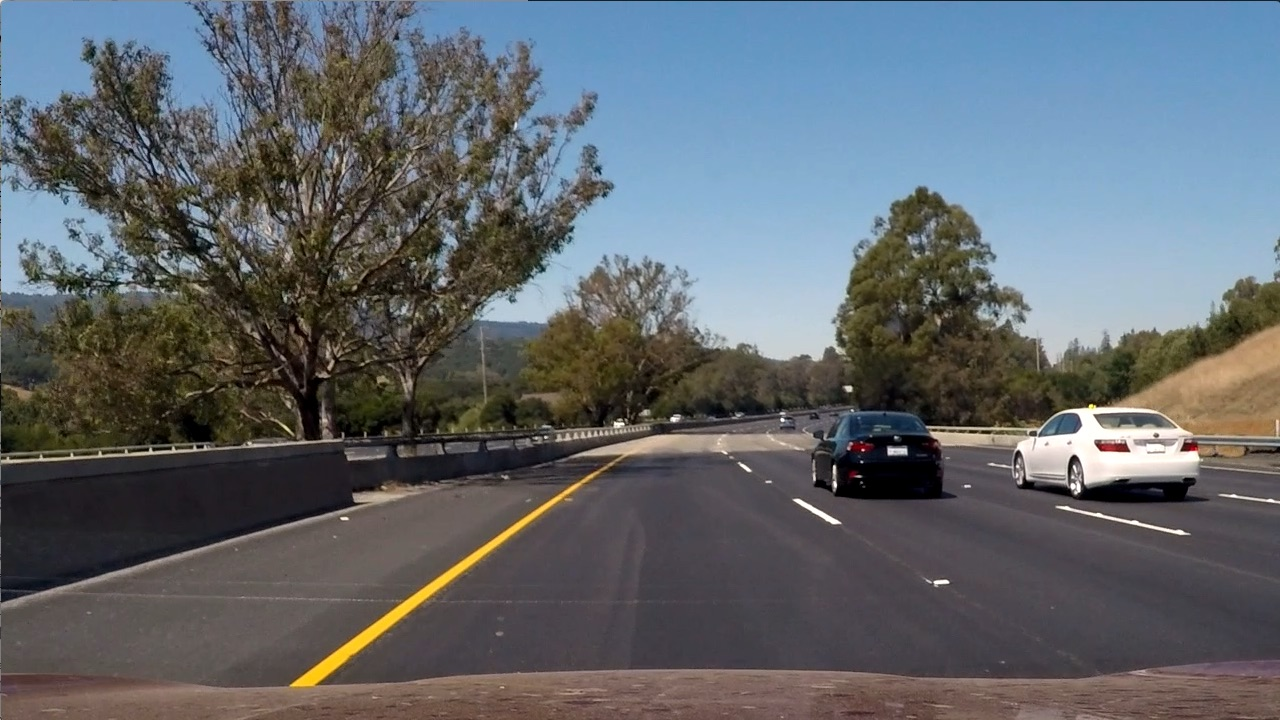
#> input picture test_images/test6.jpg, 1280 x 720 px
$ python main.py
#> lines starting #> are read from the running program, lines starting #| are printed output that depends on the picture; after the words box and inside, x2 and y2 are one past the last pixel; in counts of white or black regions, pixels touching at a corner belong together
### Solution/binary_converter.py

import cv2

class ImageBinaryConverter:
    def __init__(self, debug=False):
        self.debug = debug

    def convert_image_to_binary(self, img):
        img = cv2.cvtColor(img, cv2.COLOR_BGR2GRAY)

        img = cv2.GaussianBlur(img, (3,3), cv2.BORDER_DEFAULT)

        ret, img = cv2.threshold(img, 190, 255, cv2.THRESH_BINARY)

        low_threshold = 5
        high_threshold = 150
        img = cv2.Canny(img, low_threshold, high_threshold)
        if(self.debug):
            cv2.imshow('Binary image', img)

        return img

### Solution/birds_perspective_converter.py
import numpy as np
import cv2
import copy


class BirdsPerspectiveConverter:
    def __init__(self, img,original_img, debug=False):
        self.img = img
        self.original_img = original_img
        self.img_size = (img.shape[1], img.shape[0])
        self.img_height, self.img_width = img.shape[:2]
        self.debug = debug

    def transform_to_birds_perspective(self):
        result = None

        roi = self.generate_roi()

         # Calculate the width and height of the trapezoid
        top_width = np.linalg.norm(np.array(roi[0]) - np.array(roi[1]))
        bottom_width = np.linalg.norm(np.array(roi[2]) - np.array(roi[3]))
        height = np.linalg.norm(np.array(roi[0]) - np.array(roi[2]))

        # # Set new_dim to fit the entire trapezoid
        new_dim = np.float32([[0, 0],
                              [max(top_width, bottom_width), 0],
                              [0, height],
                              [max(top_width, bottom_width), height]])

        M = cv2.getPerspectiveTransform(roi, new_dim)
        result = cv2.warpPerspective(self.img, M, (int(max(top_width, bottom_width)), int(height)), flags=cv2.INTER_LINEAR)

        if(self.debug):
            cv2.imshow('Birds perspective', result)

        return result, roi, new_dim, M


    def generate_roi(self):
        top_left = (int(self.img_width * 0.40), int(self.img_height * 0.66))
        top_right = (int(self.img_width * 0.62), int(self.img_height * 0.66))
        bottom_left = (int(self.img_width * 0.07), int(self.img_height * 0.98))
        bottom_right = (int(self.img_width * 0.97), int(self.img_height * 0.98))

        if(self.debug):
            roi_on_img = copy.deepcopy(self.original_img)
            # roi_on_img = cv2.cvtColor(roi_on_img, cv2.COLOR_GRAY2RGB)
            bottom_left = tuple(map(int, bottom_left))
            bottom_right = tuple(map(int, bottom_right))
            top_left = tuple(map(int, top_left))
            top_right = tuple(map(int, top_right))

            cv2.line(roi_on_img, top_left, top_right, (0, 255, 0), 2)
            cv2.line(roi_on_img, top_right, bottom_right, (0, 255, 0), 2)
            cv2.line(roi_on_img, bottom_right, bottom_left, (0, 255, 0), 2)
            cv2.line(roi_on_img, bottom_left, top_left, (0, 255, 0), 2)

            cv2.imshow('Image with ROI', roi_on_img)


        return np.float32([top_left, top_right, bottom_left, bottom_right])


### Solution/lines_detector.py
import cv2
import numpy as np
import matplotlib.pyplot as plt
import copy

class LineDetector:
    def __init__(self, img, debug=False):
        self.img = img
        self.debug = debug

    def calculate_histogram(self, img):
        histogram = np.sum(img, axis=0)

        return np.argmax(histogram)


    def detect(self):
        img = copy.deepcopy(self.img)
        left_line_indexes = {"x": [], "y": []}
        right_line_indexes = {"x": [], "y": []}

        no_of_windows = 10
        window_height = img.shape[0]//no_of_windows
        window_width = 100
        min_num_of_pixels_for_recentre = 5

        left_window = img[:img.shape[0], :img.shape[1]//2]
        leftx_base = self.calculate_histogram(left_window)
        right_window = img[:img.shape[0], img.shape[1]//2:]
        rightx_base = self.calculate_histogram(right_window) + img.shape[1]//2

        for (base, output) in [(leftx_base, left_line_indexes), (rightx_base, right_line_indexes)]:
            for i in range(no_of_windows):
                window = img.copy()
                # Adjust base if it goes out of bounds
                if base - window_width < 0:
                    base = window_width
                elif base + window_width > img.shape[1]:
                    base = img.shape[1] - window_width

                window_x_border = (base-window_width, base+window_width)
                window = window[window_height*i:window_height*(i+1), window_x_border[0]:window_x_border[1]]
                #use cv2 nonzeros to get all nonzero pixels in window
                nonzero = cv2.findNonZero(window)

                if nonzero is None:
                    nonzerox = []
                else:
                    nonzerox = np.array([x[0][0] for x in nonzero]) + (base - window_width)
                    nonzeroy = np.array([x[0][1] for x in nonzero]) + (window_height * i)
                    output["x"].extend(nonzerox)
                    output["y"].extend(nonzeroy)


                if len(nonzerox) > min_num_of_pixels_for_recentre:
                    base = int(np.mean(nonzerox))

                if self.debug:
                    rectangle = cv2.rectangle(img, (base-window_width, window_height*i), (base+window_width, window_height*(i+1)), (255, 0, 0), 2)
                    cv2.imshow('Rectangle', rectangle)


        poly_left = np.polyfit(left_line_indexes["y"], left_line_indexes["x"], 2)
        poly_right = np.polyfit(right_line_indexes["y"], right_line_indexes["x"], 2)


        return poly_left, poly_right


### Solution/cv_to_human_vision.py
import cv2
import numpy as np
import copy

class CVToHumanVision():
    def __init__(self, roi, new_dim, debug=False):
        self.roi = roi
        self.new_dim = new_dim
        self.debug = debug


    def draw_lines(self, poly_left, poly_right, image):
        # Generate y-values
        img = copy.deepcopy(image)
        y_values = np.linspace(0, img.shape[0] - 1, img.shape[0])

        left_x_values = poly_left[0] * y_values**2 + poly_left[1] * y_values + poly_left[2]
        right_x_values = poly_right[0] * y_values**2 + poly_right[1] * y_values + poly_right[2]

        left_x_values = left_x_values.astype(int)
        right_x_values = right_x_values.astype(int)
        y_values = y_values.astype(int)

        img = cv2.cvtColor(img, cv2.COLOR_GRAY2RGB)

        # Draw the lines on the image
        for i in range(len(y_values) - 1):
            cv2.line(img, (left_x_values[i], y_values[i]), (left_x_values[i + 1], y_values[i + 1]), (255, 0, 0), 20)
            cv2.line(img, (right_x_values[i], y_values[i]), (right_x_values[i + 1], y_values[i + 1]), (0, 0, 255), 20)

        # Display the image
        if self.debug:
            cv2.imshow('Lanes', img)


    def draw_lines_on_original_image(self, img, poly_left, poly_right, original_image, M):
        img = cv2.cvtColor(img, cv2.COLOR_GRAY2RGB)
        y_values = np.linspace(0, img.shape[0] - 1, img.shape[0])

        left_x_values = poly_left[0] * y_values**2 + poly_left[1] * y_values + poly_left[2]
        right_x_values = poly_right[0] * y_values**2 + poly_right[1] * y_values + poly_right[2]

        left_x_values = left_x_values.astype(int)
        right_x_values = right_x_values.astype(int)
        y_values = y_values.astype(int)

        # Create a blank image for the polygon
        polygon_img = np.zeros_like(img)

        left_points = np.array([np.transpose(np.vstack([left_x_values, y_values]))])
        right_points = np.array([np.flipud(np.transpose(np.vstack([right_x_values, y_values])))])

        # Combine the points to form the polygon
        points = np.hstack((left_points, right_points))


        cv2.fillPoly(polygon_img, np.int_([points]), (255, 255, 0))
        cv2.imshow('Polygon', polygon_img)

        # Draw the lines on the polygon image
        for i in range(len(y_values) - 1):
            cv2.line(polygon_img, (left_x_values[i], y_values[i]), (left_x_values[i + 1], y_values[i + 1]), (255, 0, 0), 20)
            cv2.line(polygon_img, (right_x_values[i], y_values[i]), (right_x_values[i + 1], y_values[i + 1]), (0, 0, 255), 20)


        M_inv = cv2.getPerspectiveTransform(self.new_dim, self.roi)

        cv2.imshow("Original Image", original_image)
        warped_polygon = cv2.warpPerspective(polygon_img, M_inv, (original_image.shape[1], original_image.shape[0]))
        cv2.imshow('Warped Polygon', warped_polygon)
        result = cv2.addWeighted(original_image, 1, warped_polygon, 0.3, 0)

        # # # Display the image
        cv2.imshow('Lane Lines', result)
        return result

### Solution/calibration.py
import numpy as np
import cv2
import glob
import os

termination_criteria = (cv2.TERM_CRITERIA_MAX_ITER + cv2.TERM_CRITERIA_EPS, 30, 0.001)


class ChessboardCameraCalibrator:
    def __init__(self, cb_cols, cb_rows, debug=False):
        self.cb_cols = cb_cols
        self.cb_rows = cb_rows
        self.objectPointsArray = []
        self.imgPointsArray = []
        self.debug = debug
        #matrix of zeros 2d (rows x cols) * 3
        self.objp = np.zeros((self.cb_rows*self.cb_cols,3), np.float32)
        #fill the first two columns with the coordinates of the chessboard corners
        self.objp[:,:2] = np.mgrid[0:self.cb_cols,0:self.cb_rows].T.reshape(-1,2)


    # [69 lines left out: functions get_calibration_params, undistort_image, undistort_all_images_in_folder, not called in this run]

### Solution/main.py
import os
import numpy as np
import cv2
from calibration import ChessboardCameraCalibrator
from binary_converter import ImageBinaryConverter
from lines_detector import LineDetector
from cv_to_human_vision import CVToHumanVision
from birds_perspective_converter import BirdsPerspectiveConverter


print("Current working dir:", os.getcwd())
IMAGE_PATH = "../test_images/test6.jpg"
VIDEO_PATH = "../test_videos/project_video01.mp4"
#CALIBRATE = True
CALIBRATE = False
# USE_IMAGE if set to True, will process the image, otherwise it will process the video.
USE_IMAGE= True
USE_IMAGE= False
DEBUG = True

def do(img, calibrate=False):
    calibrator = ChessboardCameraCalibrator(9,6, DEBUG)

    if calibrate:
        #obtain camera matrix(mtx) and distortion coefficients(dist)
        mtx, dist = calibrator.get_calibration_params("../camera_cal/*.jpg")
        np.savez('calibration_data.npz', mtx=mtx, dist=dist)

        calibrator.undistort_all_images_in_folder('calibration_data.npz',
                                    '../camera_cal/',
                                    'output_undistorted_images')

    #original_img = calibrator.undistort_image('calibration_data.npz', img)
    # img = calibrator.undistort_image('calibration_data.npz', img)

    original_img = img.copy()

    binary_converter = ImageBinaryConverter(DEBUG)
    img = binary_converter.convert_image_to_binary(img)

    birds_perspective = BirdsPerspectiveConverter(img,original_img, DEBUG)
    img, roi, new_dim, M = birds_perspective.transform_to_birds_perspective()

    try:
        ld = LineDetector(img, DEBUG)
        poly_left, poly_right =ld.detect()
        converter = CVToHumanVision(roi, new_dim, DEBUG)
        converter.draw_lines(poly_left, poly_right, img)
        result = converter.draw_lines_on_original_image(img, poly_left, poly_right, original_img, M)

    except Exception as e:
        print("Errroror:", e)


if __name__ == '__main__':
    img = cv2.imread(IMAGE_PATH)
#> img is the input picture: shape (720, 1280, 3); mean B, G, R 107.9, 102.6, 97
    if USE_IMAGE:
        do(img, CALIBRATE)
        cv2.waitKey(0)
        cv2.destroyAllWindows()

    else:
        video = cv2.VideoCapture(VIDEO_PATH)
        print("Video path exists:", os.path.exists(VIDEO_PATH))
        print(video.isOpened())

        # Process video frames
        while video.isOpened():
            ret, frame = video.read()
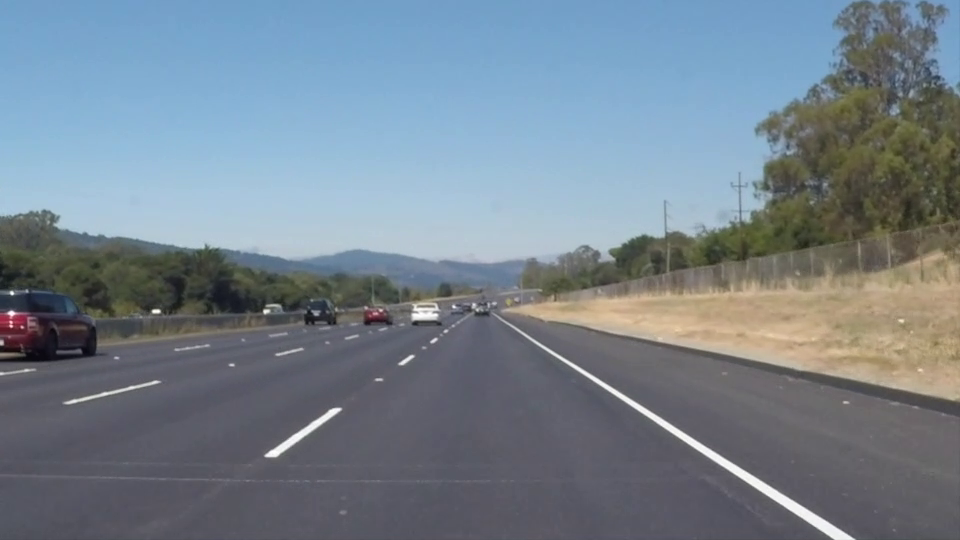
#> input picture frame 22 of test_videos/project_video01.mp4, 960 x 540 px
#> frame is the input picture: shape (540, 960, 3); mean B, G, R 141.9, 130.7, 117.7

            if ret:
                do(frame, CALIBRATE)
#> in convert_image_to_binary, `ret, img = cv2.threshold(img, 190, 255, cv2.THRESH_BINARY)`:
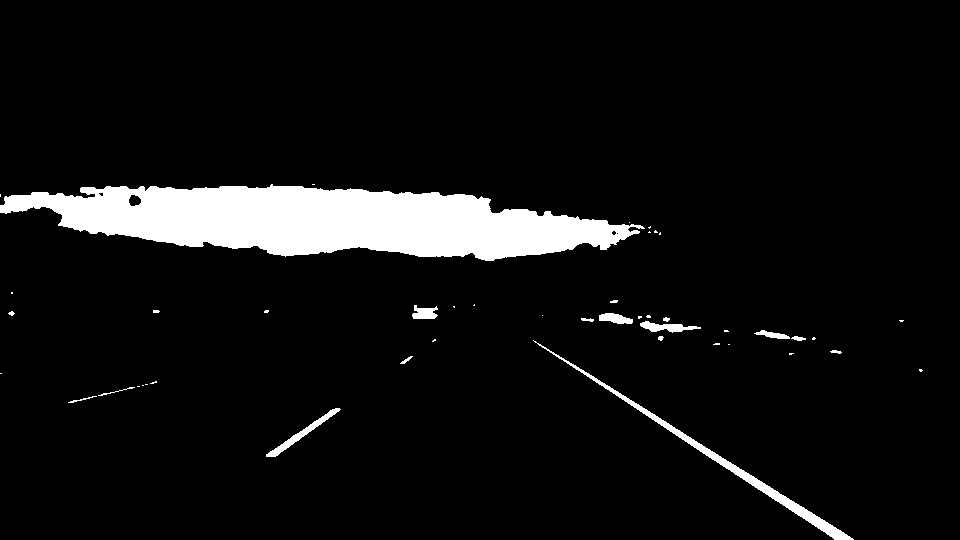
#> img: shape (540, 960); 6.7% white; 45 white regions (28 under 20 px), largest, box (x1, y1, x2, y2) and area: (0, 184, 645, 261) 30453, (533, 340, 854, 540) 2311, (266, 408, 341, 457) 526
#> in convert_image_to_binary, `img = cv2.Canny(img, low_threshold, high_threshold)`: img: shape (540, 960); 0.65% white in thin lines or dots, all inside (x1, y1, x2, y2) = (0, 183, 923, 540)
#> in do, `img, roi, new_dim, M = birds_perspective.transform_to_birds_perspectiv..`: roi = [[384, 356], [595, 356], [67, 529], [931, 529]]; new_dim = [[0, 0], [864, 0], [0, 361.1], [864, 361.1]]; M = [[-0.763, -1.4, 790.5], [2.44e-16, -1.59, 566.8], [0, -0.00333, 1]]
#> in calculate_histogram, `histogram = np.sum(img, axis=0)`: histogram = 432 values, max 14761 at index 112, min 0 at index 0, mean 824
#> in detect, `leftx_base = self.calculate_histogram(left_window)`: leftx_base = 112
#> in detect, `right_window = img[:img.shape[0], img.shape[1]//2:]`:
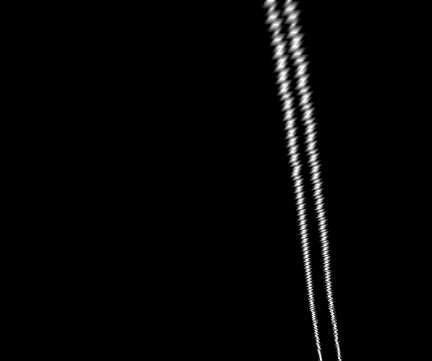
#> right_window: shape (361, 432); min 0, max 255, mean 5.8
#> in detect, `rightx_base = self.calculate_histogram(right_window) + img.shape[1]//2`: rightx_base = 734
#> the loop in detect, `for (base, output) in [(leftx_base, left_line_indexes), (rightx_base, ..` made 2 passes
#> after the loop in detect, `for (base, output) in [(leftx_base, left_line_indexes), (rightx_base, ..`: img: shape (361, 864); min 0, max 255, mean 17.3
#> after the loop in detect, `for (base, output) in [(leftx_base, left_line_indexes), (rightx_base, ..`:
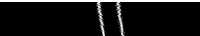
#> window: shape (36, 200); min 0, max 255, mean 19.7
#> in do, `poly_left, poly_right =ld.detect()`: poly_left = [-0.000127, 0.00642, 110.3]; poly_right = [-5.69e-05, 0.146, 711.7]
#> in __init__, `self.roi = roi`: self.roi = [[384, 356], [595, 356], [67, 529], [931, 529]]
#> in __init__, `self.new_dim = new_dim`: self.new_dim = [[0, 0], [864, 0], [0, 361.1], [864, 361.1]]
#> in draw_lines, `left_x_values = poly_left[0] * y_values**2 + poly_left[1] * y_values +..`: left_x_values = 361 values, max 110.4 at index 25, min 96.21 at index 360, mean 106
#> in draw_lines, `right_x_values = poly_right[0] * y_values**2 + poly_right[1] * y_value..`: right_x_values = 361 values from 711.7 to 756.9
#> in draw_lines, `left_x_values = left_x_values.astype(int)`: left_x_values = 361 values, max 110 at index 0, min 96 at index 351, mean 105.5
#> in draw_lines, `right_x_values = right_x_values.astype(int)`: right_x_values = 361 values from 711 to 756
#> after the loop in draw_lines, `for i in range(len(y_values) - 1):`:
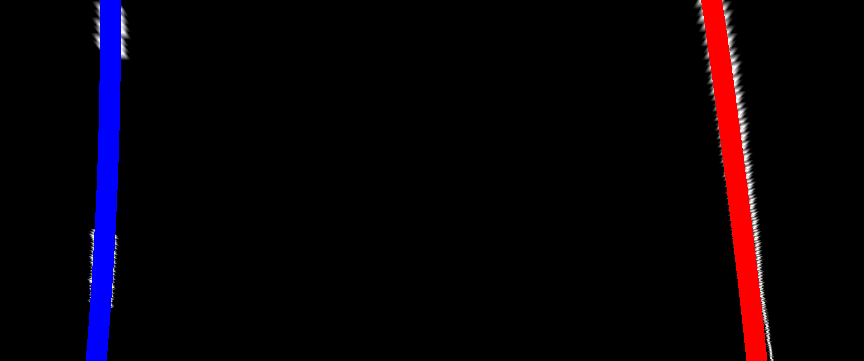
#> img: shape (361, 864, 3); mean B, G, R 7.7, 1.5, 7.7
#> in draw_lines_on_original_image, `left_x_values = poly_left[0] * y_values**2 + poly_left[1] * y_values +..`: left_x_values = 361 values, max 110.4 at index 25, min 96.21 at index 360, mean 106
#> in draw_lines_on_original_image, `right_x_values = poly_right[0] * y_values**2 + poly_right[1] * y_value..`: right_x_values = 361 values from 711.7 to 756.9
#> in draw_lines_on_original_image, `left_x_values = left_x_values.astype(int)`: left_x_values = 361 values, max 110 at index 0, min 96 at index 351, mean 105.5
#> in draw_lines_on_original_image, `right_x_values = right_x_values.astype(int)`: right_x_values = 361 values from 711 to 756
#> in draw_lines_on_original_image, `left_points = np.array([np.transpose(np.vstack([left_x_values, y_value..`: left_points = 361 pairs, first value 96 to 110, second value 0 to 360
#> in draw_lines_on_original_image, `right_points = np.array([np.flipud(np.transpose(np.vstack([right_x_val..`: right_points = 361 pairs, first value 711 to 756, second value 0 to 360
#> in draw_lines_on_original_image, `points = np.hstack((left_points, right_points))`: points = 722 pairs, first value 96 to 756, second value 0 to 360
#> after the loop in draw_lines_on_original_image, `for i in range(len(y_values) - 1):`:
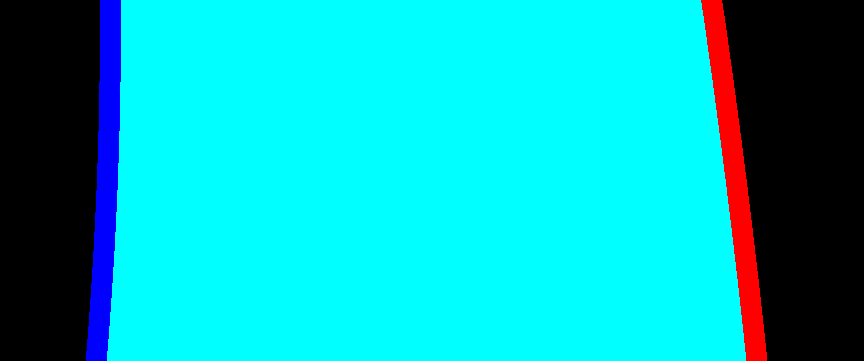
#> polygon_img: shape (361, 864, 3); mean of channels 0, 1, 2 185.8, 179.6, 6.2; drawn as B, G, R
#> in draw_lines_on_original_image, `M_inv = cv2.getPerspectiveTransform(self.new_dim, self.roi)`: M_inv = [[0.244, -1.02, 384], [1.39e-16, -0.628, 356], [3.92e-19, -0.00209, 1]]
#> in draw_lines_on_original_image, `result = cv2.addWeighted(original_image, 1, warped_polygon, 0.3, 0)`:
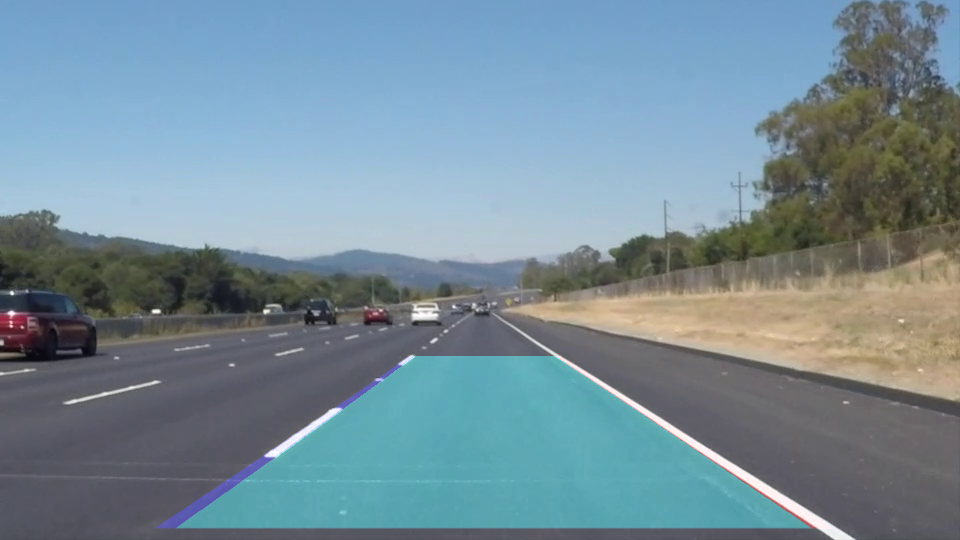
#> result: shape (540, 960, 3); mean B, G, R 152.1, 140.5, 117.8

                # Add a delay and check for 'q' key to exit
                if cv2.waitKey(30) & 0xFF == ord('q'):
#> (key q is pressed here)
                    break
            else:
                break

        # Release the video capture object and close all OpenCV windows
        video.release()
        cv2.destroyAllWindows()
